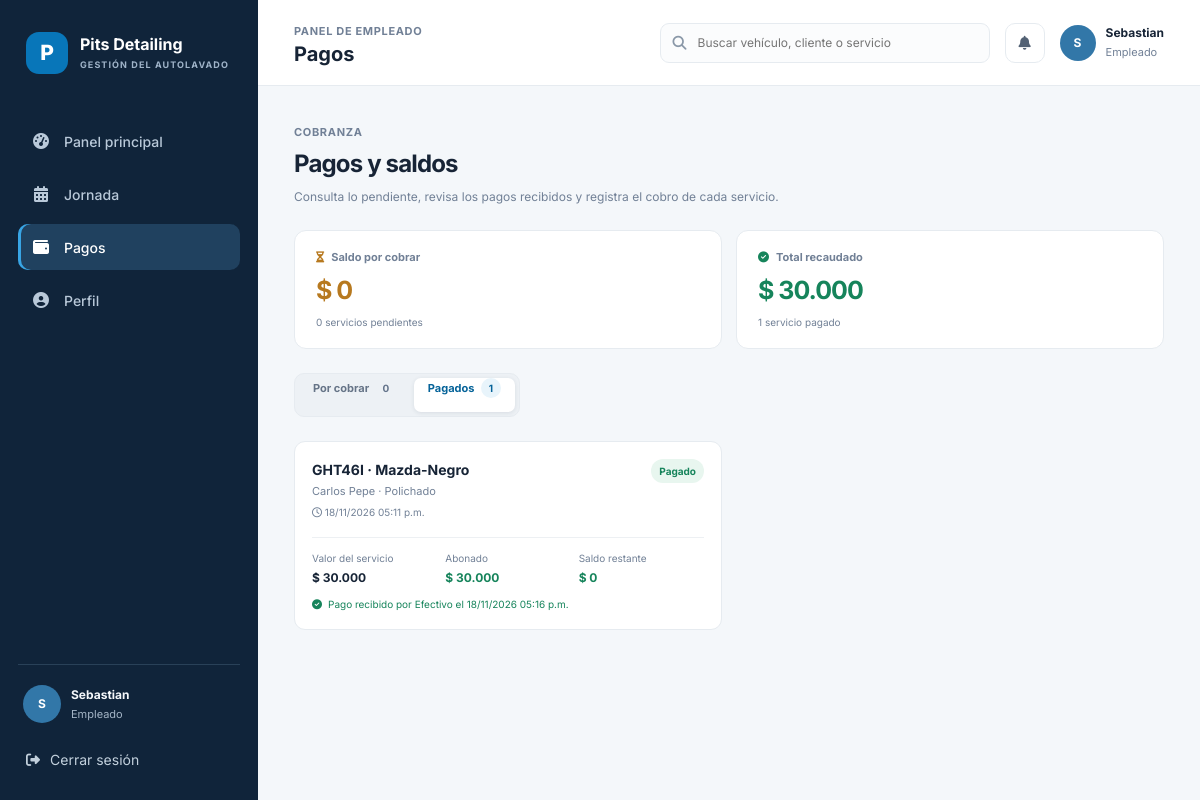
The page /pagos/?estado=pagado (signed in) on the database as committed earlier.
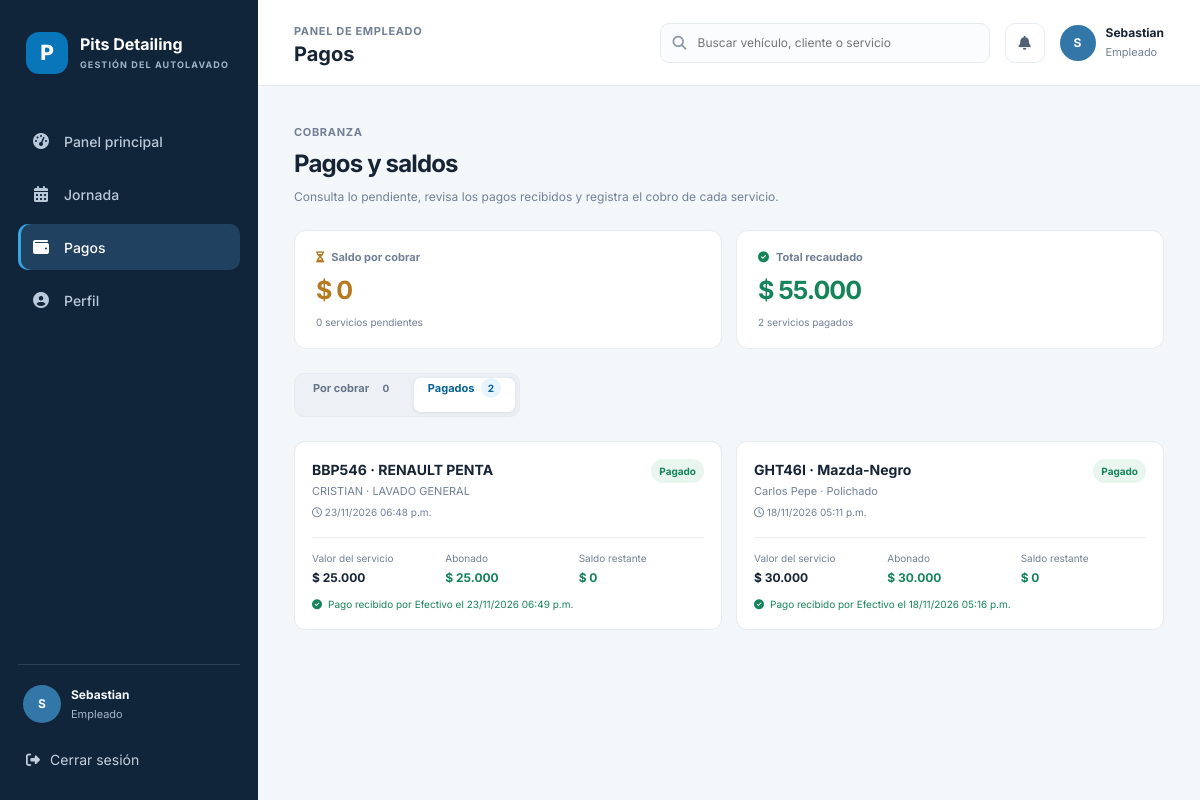
The same page on the database as committed later.
### lavadero_app/models.py (models this page shows, shortened)
class WashJob(models.Model):
    class Status(models.TextChoices):
        PENDING = 'pending', 'Pendiente'
        IN_PROGRESS = 'in_progress', 'En proceso'
        COMPLETED = 'completed', 'Terminado'
        CANCELLED = 'cancelled', 'Cancelado'
    plate = models.CharField('placa', max_length=10, db_index=True)
    vehicle_type = models.CharField('tipo de vehículo', max_length=40)
    vehicle_model = models.CharField('vehículo', max_length=100)
    customer_name = models.CharField('cliente', max_length=120)
    service_name = models.CharField('servicio', max_length=120)
    total = models.DecimalField(
        'total',
        max_digits=12,
        decimal_places=2,
        validators=[MinValueValidator(Decimal('0.01'))],
    )
    status = models.CharField(
        'estado',
        max_length=20,
        choices=Status.choices,
        default=Status.PENDING,
        db_index=True,
    )
    created_by = models.ForeignKey(
        settings.AUTH_USER_MODEL,
        on_delete=models.PROTECT,
        related_name='wash_jobs_created',
    )
    created_at = models.DateTimeField('fecha de ingreso', auto_now_add=True, db_index=True)
    updated_at = models.DateTimeField('última actualización', auto_now=True)
    class Meta:
        ordering = ['-created_at']
        verbose_name = 'servicio de lavado'
        verbose_name_plural = 'servicios de lavado'
    @property
    def paid_total(self):
        return self.payments.aggregate(total=Sum('amount'))['total'] or Decimal('0.00')
    @property
    def balance(self):
        return max(self.total - self.paid_total, Decimal('0.00'))

class Payment(models.Model):
    class Method(models.TextChoices):
        CASH = 'cash', 'Efectivo'
        TRANSFER = 'transfer', 'Transferencia'
        CARD = 'card', 'Tarjeta'
    job = models.ForeignKey(
        WashJob,
        on_delete=models.PROTECT,
        related_name='payments',
        verbose_name='servicio',
    )
    amount = models.DecimalField(
        'valor',
        max_digits=12,
        decimal_places=2,
        validators=[MinValueValidator(Decimal('0.01'))],
    )
    method = models.CharField('método', max_length=20, choices=Method.choices)
    registered_by = models.ForeignKey(
        settings.AUTH_USER_MODEL,
        on_delete=models.PROTECT,
        related_name='wash_payments_registered',
    )
    created_at = models.DateTimeField('fecha de pago', auto_now_add=True, db_index=True)
    class Meta:
        ordering = ['-created_at']
        verbose_name = 'pago'
        verbose_name_plural = 'pagos'

### lavadero_app/views.py (the view)
# urls.py: path('pagos/', views.pagos_view, name='pagos'),
@role_required()
def pagos_view(request):
    selected = request.GET.get('estado', 'pendiente')
    if selected not in ('pendiente', 'pagado'):
        selected = 'pendiente'
    jobs = WashJob.objects.exclude(status=WashJob.Status.CANCELLED).prefetch_related('payments')
    rows = []
    pending_count = 0
    paid_count = 0
    collected = Decimal('0')
    outstanding = Decimal('0')
    for job in jobs:
        paid = job.paid_total
        balance = job.balance
        latest_payment = job.payments.first()
        collected += paid
        outstanding += balance
        if balance:
            pending_count += 1
        else:
            paid_count += 1
        if (selected == 'pagado') != (balance == 0):
            continue
        rows.append({
            'job': job,
            'paid': money(paid),
            'balance': money(balance),
            'total': money(job.total),
            'is_paid': balance == 0,
            'payment_method': latest_payment.get_method_display() if latest_payment else '',
            'payment_date': latest_payment.created_at if latest_payment else None,
        })
    return render(request, 'lavadero_app/pagos.html', {
        'rows': rows,
        'outstanding_total': money(outstanding),
        'collected_total': money(collected),
        'pending_count': pending_count,
        'paid_count': paid_count,
        'selected_status': selected,
        'page': 'pagos',
    })

### lavadero_app/context_processors.py (called while the page is built)
def lavadero_context(request):
    if not request.user.is_authenticated:
        return {}
    pending_count = (
        WashJob.objects.exclude(status=WashJob.Status.CANCELLED)
        .annotate(
            amount_paid=Coalesce(
                Sum('payments__amount'),
                Value(Decimal('0.00')),
                output_field=DecimalField(max_digits=12, decimal_places=2),
            )
        )
        .filter(total__gt=F('amount_paid'))
        .count()
    )
    return {'pending_payment_count': pending_count}

### lavadero_app/views.py (called while the page is built)
def is_admin(user):
    return user.is_authenticated and (user.is_staff or user.is_superuser)

def role_required(admin_only=False):
    def decorator(view_func):
        @wraps(view_func)
        @login_required
        def wrapped(request, *args, **kwargs):
            if admin_only and not is_admin(request.user):
                messages.error(request, 'Esta sección está disponible solo para administración.')
                return redirect('employee_dashboard')
            if not admin_only and is_admin(request.user):
                return view_func(request, *args, **kwargs)
            return view_func(request, *args, **kwargs)
        return wrapped
    return decorator

def money(value):
    return f'$ {value:,.0f}'.replace(',', '.')

### lavadero_app/templates/lavadero_app/pagos.html (shortened to what this page needs)
{% extends 'lavadero_app/base.html' %}
{% block page_title %}Pagos{% endblock %}
{% block content %}
<section class="page-shell payments-page">
  <div class="page-header">
    <div><span class="kicker">Cobranza</span><h2>Pagos y saldos</h2><p class="page-intro">Consulta lo pendiente, revisa los pagos recibidos y registra el cobro de cada servicio.</p></div>
  </div>
  <div class="payment-metrics">
    <article class="payment-metric due"><span><i class="fa-solid fa-hourglass-half"></i> Saldo por cobrar</span><strong>{{ outstanding_total }}</strong><small>{{ pending_count }} servicio{% if pending_count != 1 %}s{% endif %} pendiente{% if pending_count != 1 %}s{% endif %}</small></article>
    <article class="payment-metric collected"><span><i class="fa-solid fa-circle-check"></i> Total recaudado</span><strong>{{ collected_total }}</strong><small>{{ paid_count }} servicio{% if paid_count != 1 %}s{% endif %} pagado{% if paid_count != 1 %}s{% endif %}</small></article>
  </div>
  <nav class="segmented-tabs" aria-label="Filtrar pagos">
    <a class="tab-button {% if selected_status != 'pagado' %}active{% endif %}" href="{% url 'pagos' %}?estado=pendiente">Por cobrar <span>{{ pending_count }}</span></a>
    <a class="tab-button {% if selected_status == 'pagado' %}active{% endif %}" href="{% url 'pagos' %}?estado=pagado">Pagados <span>{{ paid_count }}</span></a>
  </nav>
  <div class="payments-list">
    {% for row in rows %}
      <article class="payment-card">
        <div class="payment-top">
          <div><h3>{{ row.job.plate }} · {{ row.job.vehicle_model }}</h3><p>{{ row.job.customer_name }} · {{ row.job.service_name }}</p><p><i class="fa-regular fa-clock"></i> {{ row.job.created_at|date:"d/m/Y h:i a" }}</p></div>
          <span class="state-pill {% if row.is_paid %}success{% else %}warning{% endif %}">{% if row.is_paid %}Pagado{% else %}Pendiente{% endif %}</span>
        </div>
        <div class="totals">
          <div><span>Valor del servicio</span><strong>{{ row.total }}</strong></div>
          <div><span>Abonado</span><strong class="green">{{ row.paid }}</strong></div>
          <div><span>Saldo restante</span><strong class="{% if row.is_paid %}green{% else %}balance-due{% endif %}">{{ row.balance }}</strong></div>
        </div>
        {% if not row.is_paid %}
          <form method="post" action="{% url 'payment_create' row.job.id %}" class="payment-action">
            {% csrf_token %}
            <div class="payment-action-details">
              <label for="method-{{ row.job.id }}">Método de pago</label>
              <select id="method-{{ row.job.id }}" name="method" required>
                <option value="cash">Efectivo</option>
                <option value="transfer">Transferencia</option>
                <option value="card">Tarjeta</option>
              </select>
            </div>
            <button class="button primary compact" type="submit"><i class="fa-solid fa-money-bill-wave"></i> Registrar pago completo</button>
          </form>
          <p class="payment-hint">Se registrará el saldo pendiente de {{ row.balance }} en un solo pago.</p>
        {% else %}
          <p class="payment-receipt"><i class="fa-solid fa-circle-check"></i> Pago recibido por {{ row.payment_method }}{% if row.payment_date %} el {{ row.payment_date|date:"d/m/Y h:i a" }}{% endif %}</p>
        {% endif %}
      </article>
    {% empty %}
      <p class="empty-state">{% if selected_status == 'pagado' %}Aún no hay servicios pagados.{% else %}No hay pagos pendientes por registrar.{% endif %}</p>
    {% endfor %}
  </div>
</section>
{% endblock %}

### lavadero_app/templates/lavadero_app/base.html (shortened to what this page needs)
{% load static %}
<!DOCTYPE html>
<html lang="es">
  <head>
    <link rel="stylesheet" href="https://cdnjs.cloudflare.com/ajax/libs/font-awesome/6.5.2/css/all.min.css" />
    <link rel="stylesheet" href="{% static 'lavadero_app/css/styles.css' %}" />
  </head>
  <body class="admin-body">
    <div class="dashboard-layout">
      <aside class="sidebar" id="sidebar">
        <div class="brand-block">
          <div class="brand-icon">P</div>
          <div class="brand-copy">
            <h2>Pits Detailing</h2>
            <small>GESTIÓN DEL AUTOLAVADO</small>
          </div>
        </div>
        <nav class="sidebar-nav" aria-label="Navegación principal">
          <a href="{% url 'home' %}" class="nav-link {% if page == 'home' %}active{% endif %}">
            <i class="fa-solid fa-gauge-high"></i>
            <span>Panel principal</span>
          </a>
          <a href="{% url 'jornada' %}" class="nav-link {% if page == 'jornada' %}active{% endif %}">
            <i class="fa-solid fa-calendar-days"></i>
            <span>Jornada</span>
          </a>
          <a href="{% url 'pagos' %}" class="nav-link {% if page == 'pagos' %}active{% endif %}">
            <i class="fa-solid fa-wallet"></i>
            <span>Pagos</span>
          </a>
          <a href="{% url 'perfil' %}" class="nav-link {% if page == 'perfil' %}active{% endif %}">
            <i class="fa-solid fa-user-circle"></i>
            <span>Perfil</span>
          </a>
        </nav>
        <div class="sidebar-user">
          <div class="user-mini">
            <div class="avatar">{{ request.user.first_name|default:request.user.username|slice:":1"|upper }}</div>
            <div>
              <strong>{{ request.user.get_full_name|default:request.user.username }}</strong>
              <small>{% if request.user.is_staff or request.user.is_superuser %}Administrador{% else %}Empleado{% endif %}</small>
            </div>
          </div>
          <form method="post" action="{% url 'logout' %}">
            <button class="logout-button" type="submit">
              <i class="fa-solid fa-right-from-bracket"></i>
              <span>Cerrar sesión</span>
            </button>
          </form>
        </div>
      </aside>
      <div class="main-panel">
        <header class="topbar">
          <div class="topbar-left">
            <div>
              <span class="eyebrow">{% if request.user.is_staff or request.user.is_superuser %}Panel de administración{% else %}Panel de empleado{% endif %}</span>
              <h1>{% block page_title %}Pits Detailing{% endblock %}</h1>
            </div>
          </div>
          <div class="topbar-right">
            <label class="search-box" aria-label="Buscar registros">
              <i class="fa-solid fa-magnifying-glass"></i>
              <input id="global-search" type="search" placeholder="Buscar vehículo, cliente o servicio" />
            </label>
            <button class="icon-button notification-button" type="button" aria-label="Notificaciones">
              <i class="fa-solid fa-bell"></i>
            </button>
            <button class="profile-button" type="button" onclick="location.href='{% url 'perfil' %}'">
              <span class="avatar small">{{ request.user.first_name|default:request.user.username|slice:":1"|upper }}</span>
              <span class="profile-text">
                <strong>{{ request.user.first_name|default:request.user.username }}</strong>
                <small>{% if request.user.is_staff or request.user.is_superuser %}Admin{% else %}Empleado{% endif %}</small>
              </span>
            </button>
          </div>
        </header>
        <main class="content-area">
          {% block content %}{% endblock %}
        </main>
      </div>
    </div>
  </body>
</html>

Rows that differ between the two databases and show on the page:
added WashJob: job.plate "BBP546", job.vehicle_model "RENAULT PENTA", job.customer_name "CRISTIAN", job.service_name "LAVADO GENERAL", job.created_at "23/11/2026 06:48 p.m.", total "$ 25.000", paid "$ 25.000", balance "$ 0", payment_method "Efectivo", payment_date "23/11/2026 06:49 p.m."
Other text that changed with them:
{{ collected_total }}: "$ 30.000" → "$ 55.000"
{{ paid_count }}: "1" → "2"
text now shown: "s s"
